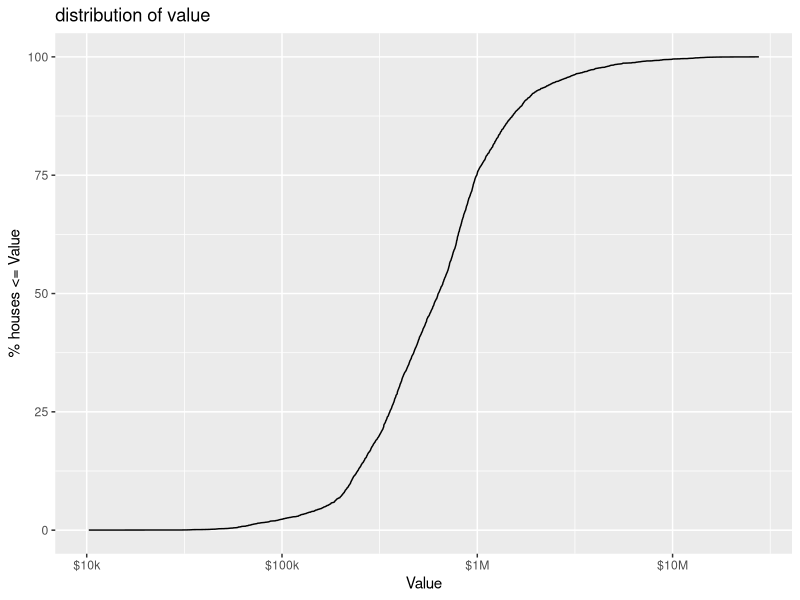
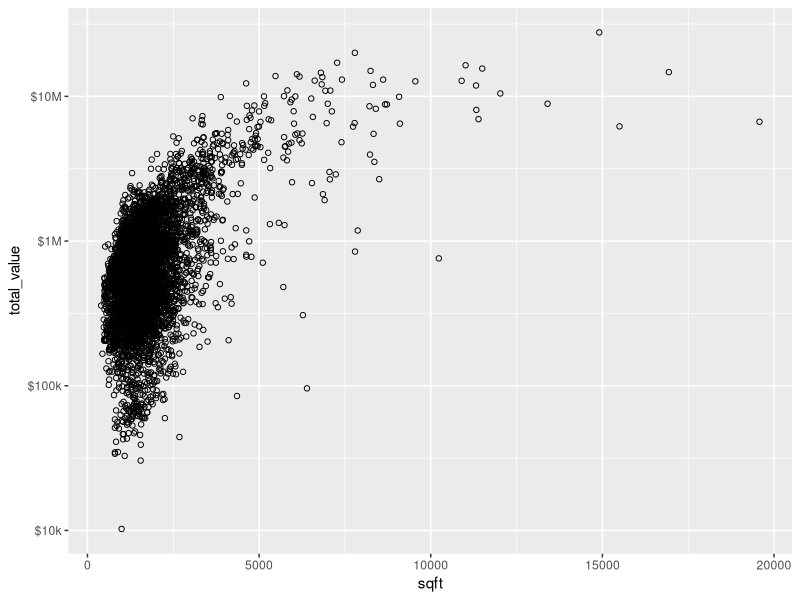
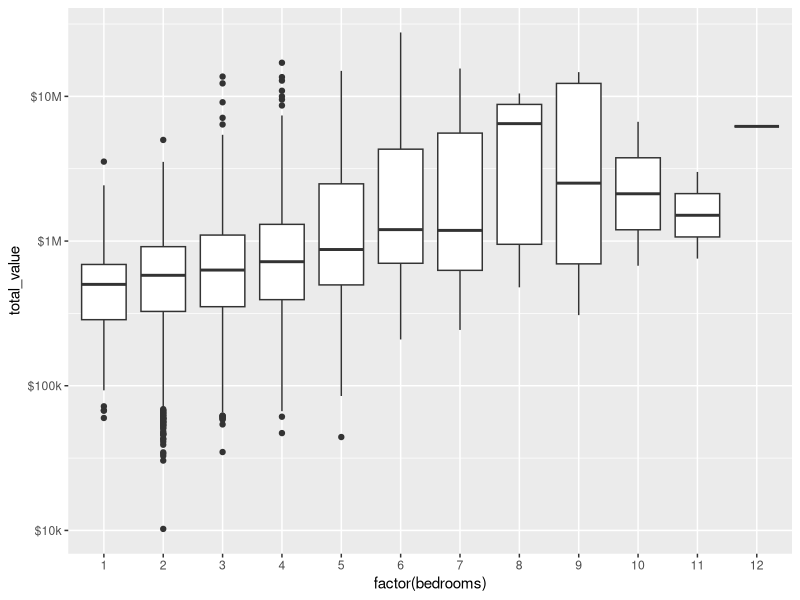
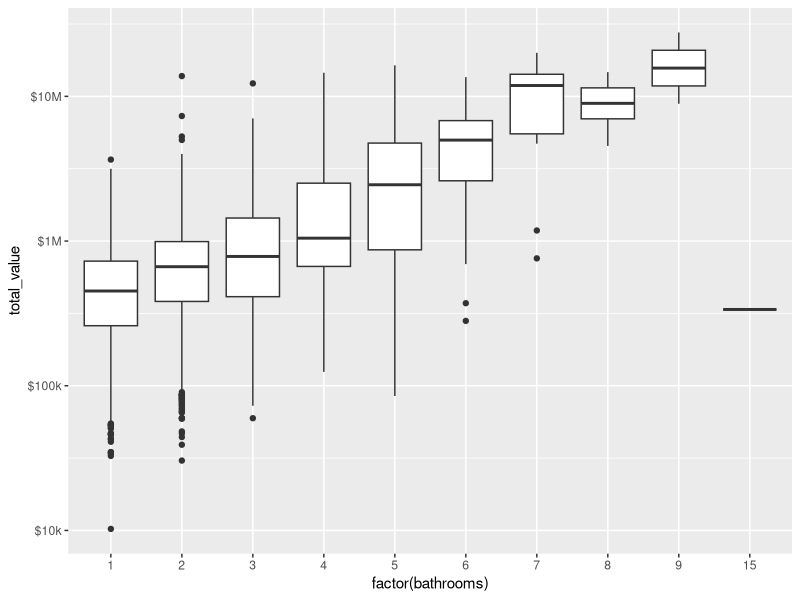
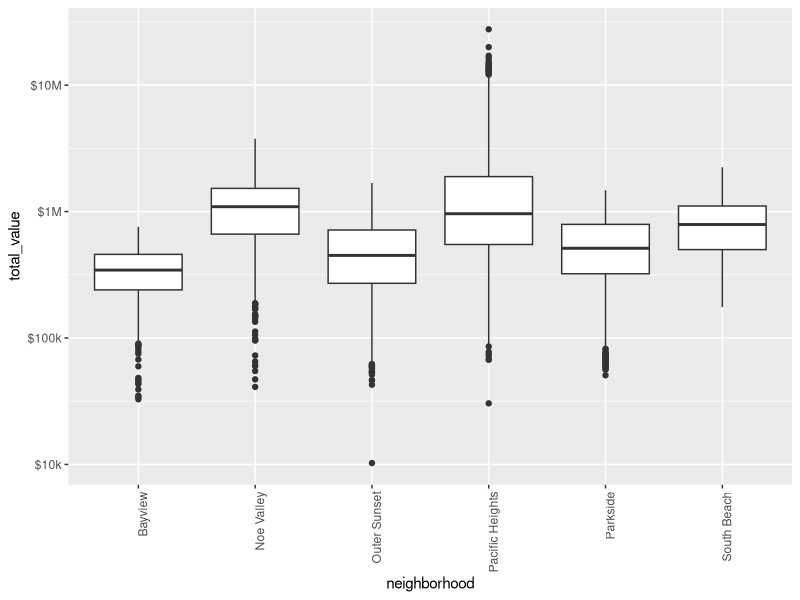
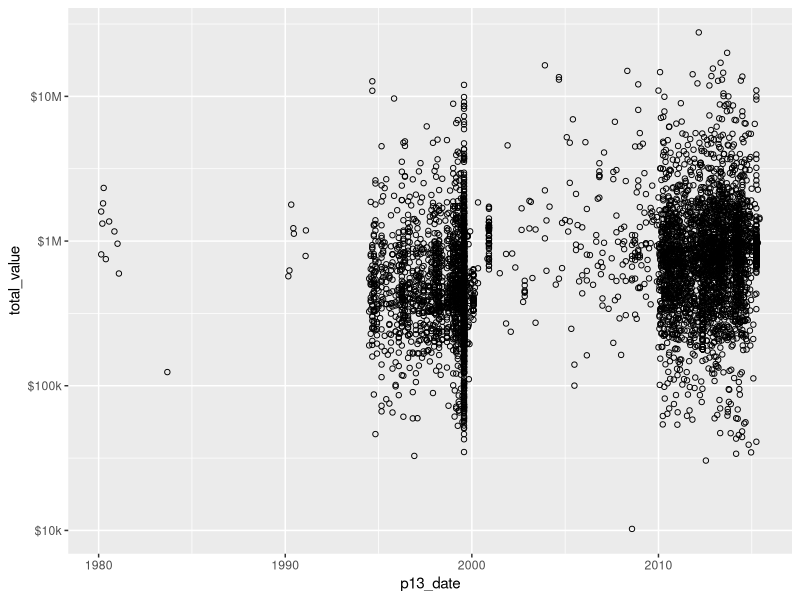
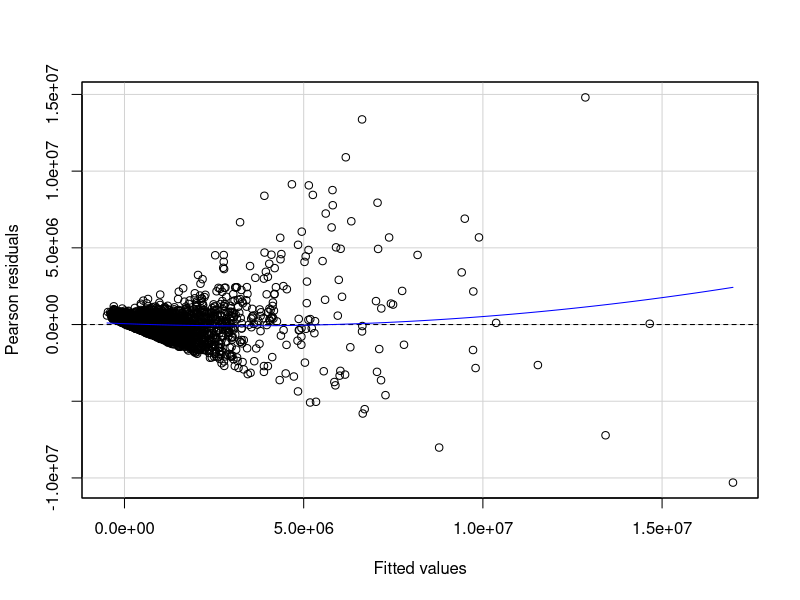
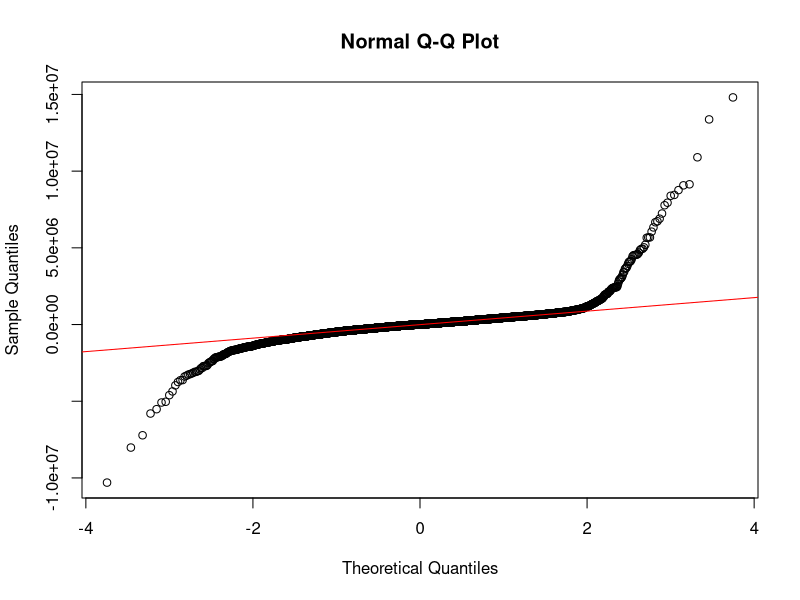

R code for these plots, in order: (Note: this script raises an error after producing the figures.)
# This is the R code for the slides
#

library(xtable)
library(ggplot2)
library(car)
options(xtable.comment = FALSE)
train <- read.csv('property_train.csv')
value_breaks=c(1e4,1e5,1e6,1e7)
value_labels=c('$10k','$100k','$1M','$10M')

tab <- xtable(head(train,3))
print(tab, type="latex", size="\\fontsize{6pt}{8pt}\\selectfont")


qplot(total_value, 100*ecdf(total_value)(total_value), data=train, geom='line')+scale_x_log10(breaks=value_breaks, labels=value_labels)+xlab("Value")+ylab("% houses <= Value")+ggtitle("distribution of value")

# fix date columns
train$recordation_date <- as.Date(train$recordation_date, format='%m/%d/%Y')
train$change_date <- as.Date(train$change_date, format='%m/%d/%Y')
train$sales_date <- as.Date(train$sales_date, format='%m/%d/%Y')
train$p13_date <- as.Date(train$p13_date, format='%Y-%m-%d')
value_x_scale <- scale_x_log10(breaks=value_breaks, labels=value_labels)
value_y_scale <- scale_y_log10(breaks=value_breaks, labels=value_labels)

ggplot(aes(x=sqft, y=total_value), data=train)+value_y_scale+geom_point(shape=1)

qplot(factor(bedrooms), total_value, data=train, geom='boxplot')+value_y_scale

qplot(factor(bathrooms), total_value, data=train, geom='boxplot')+value_y_scale

qplot(neighborhood, total_value, data=train, geom='boxplot')+value_y_scale+theme(axis.text.x = element_text(angle = 90, hjust = 1))


ggplot(aes(x=p13_date, y=total_value), data=train)+value_y_scale+geom_point(shape=1)


m1 <- lm(total_value ~ sqft + bathrooms + neighborhood,
         data=train)

residualPlot(m1)

qqnorm(m1$residuals); qqline(m1$residuals, col='red')


train$lvalue <- log10(train$total_value)
m2 <- lm(lvalue ~ sqft + bathrooms + neighborhood,
         data=train)
c(summary(m2)$r.squared, BIC(m2))

qqnorm(m2$residuals); qqline(m2$residuals, col='red')


junk <- residualPlots(m2)


train$lsqft <- log10(train$sqft)
m3 <- lm(lvalue ~ lsqft + bathrooms + neighborhood,
         data=train)
c(summary(m3)$r.squared, BIC(m3))

junk <- residualPlots(m3, ~ lsqft)


m4 <- lm(lvalue ~ lsqft + I(lsqft^2) + bathrooms + 
         neighborhood, data=train)
c(summary(m4)$r.squared, BIC(m4))

junk <- residualPlots(m4, ~ lsqft + I(lsqft^2))


m5 <- lm(lvalue ~ lsqft + I(lsqft^2) + bathrooms
         + I(bathrooms^2) + neighborhood, data=train)
c(summary(m5)$r.squared, BIC(m5))

junk <- residualPlots(m5, ~ bathrooms + I(bathrooms^2))


junk <- residualPlots(m5, ~ neighborhood)


m6 <- lm(lvalue ~ lsqft + I(lsqft^2) + bathrooms 
         + neighborhood + lsqft:neighborhood, 
         data=train)
c(summary(m6)$r.squared, BIC(m6))

junk <- residualPlots(m5, ~ lsqft*neighborhood)



